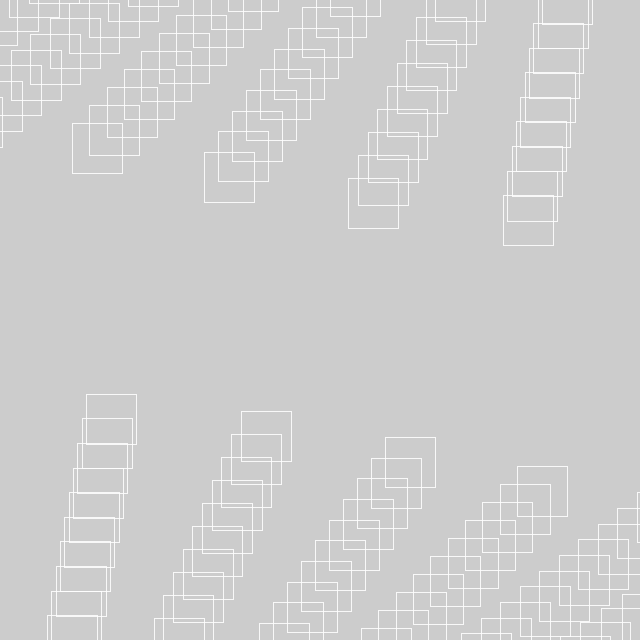
Frame 1 (no input)
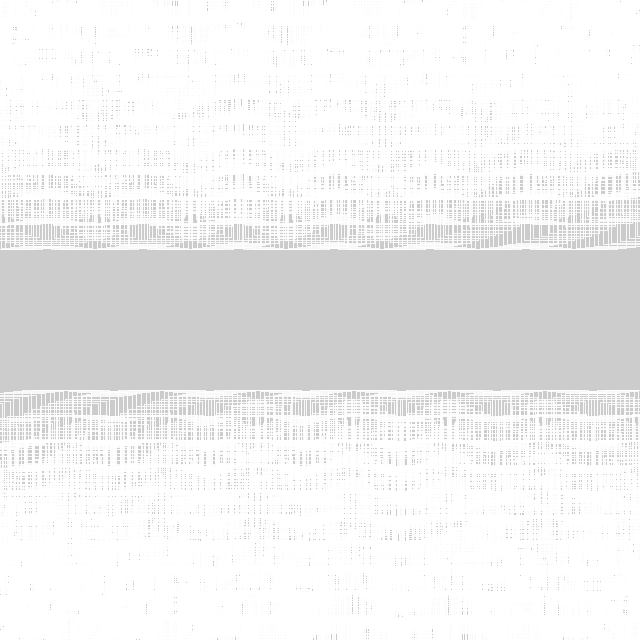
Frame 60 (the mouse pressed at the canvas centre just before this capture)
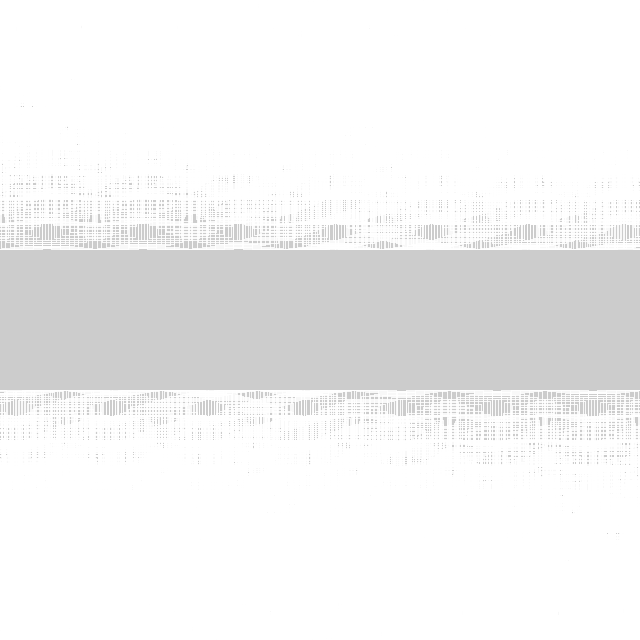
Frame 120 (the mouse held since frame 60 and released just before this capture)

The Processing sketch that drew these frames (run headless with seeded random() and noise(); from frame 60 on, the mouse is pressed at the canvas centre):

// Processing sketch: day016
// ── day016.pde
float f, g, t, x, y, v;
void setup() {
  size(640, 640);
  noFill();
  stroke(-1, 220);
  rectMode(3);
}
void draw() {
  clear();
  for (f=-320; f<640; f+=64)
    for (g=0; g<300; g+=25) {
      square(x=1.5*f+cos(t=PI/2+cos(f/275+v/30))*g, y=sin(t)*g-50, 50);
      square(640-x, 640-y, 50);
    }
  v++;
}
